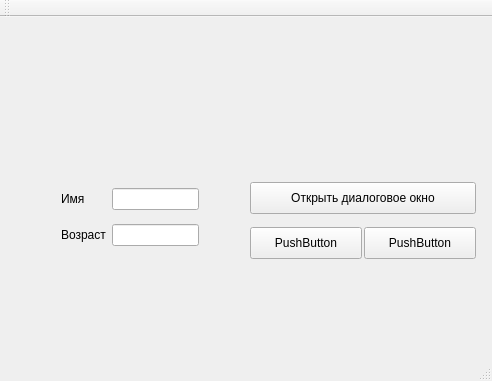
<?xml version="1.0" encoding="UTF-8"?>
<ui version="4.0">
 <class>MainWindow</class>
 <widget class="QMainWindow" name="MainWindow">
  <property name="geometry">
   <rect>
    <x>0</x>
    <y>0</y>
    <width>492</width>
    <height>381</height>
   </rect>
  </property>
  <property name="windowTitle">
   <string>MainWindow</string>
  </property>
  <widget class="QWidget" name="centralWidget">
   <widget class="QPushButton" name="pushButton">
    <property name="geometry">
     <rect>
      <x>250</x>
      <y>165</y>
      <width>226</width>
      <height>32</height>
     </rect>
    </property>
    <property name="text">
     <string>Открыть диалоговое окно</string>
    </property>
   </widget>
   <widget class="QPushButton" name="pushButton_2">
    <property name="geometry">
     <rect>
      <x>364</x>
      <y>210</y>
      <width>112</width>
      <height>32</height>
     </rect>
    </property>
    <property name="text">
     <string>PushButton</string>
    </property>
   </widget>
   <widget class="QPushButton" name="pushButton_3">
    <property name="geometry">
     <rect>
      <x>250</x>
      <y>210</y>
      <width>112</width>
      <height>32</height>
     </rect>
    </property>
    <property name="text">
     <string>PushButton</string>
    </property>
   </widget>
   <widget class="QWidget" name="formLayoutWidget">
    <property name="geometry">
     <rect>
      <x>50</x>
      <y>160</y>
      <width>160</width>
      <height>80</height>
     </rect>
    </property>
    <layout class="QFormLayout" name="formLayout">
     <item row="0" column="0">
      <widget class="QLabel" name="label">
       <property name="text">
        <string>Имя</string>
       </property>
      </widget>
     </item>
     <item row="0" column="1">
      <widget class="QLineEdit" name="lineEdit"/>
     </item>
     <item row="2" column="0">
      <widget class="QLabel" name="label_2">
       <property name="text">
        <string>Возраст</string>
       </property>
      </widget>
     </item>
     <item row="2" column="1">
      <widget class="QLineEdit" name="lineEdit_2"/>
     </item>
     <item row="1" column="0">
      <spacer name="verticalSpacer">
       <property name="orientation">
        <enum>Qt::Vertical</enum>
       </property>
       <property name="sizeHint" stdset="0">
        <size>
         <width>20</width>
         <height>120</height>
        </size>
       </property>
      </spacer>
     </item>
    </layout>
   </widget>
   <widget class="QWidget" name="">
    <property name="geometry">
     <rect>
      <x>80</x>
      <y>40</y>
      <width>226</width>
      <height>100</height>
     </rect>
    </property>
    <layout class="QGridLayout" name="gridLayout"/>
   </widget>
  </widget>
  <widget class="QMenuBar" name="menuBar">
   <property name="geometry">
    <rect>
     <x>0</x>
     <y>0</y>
     <width>492</width>
     <height>22</height>
    </rect>
   </property>
  </widget>
  <widget class="QToolBar" name="mainToolBar">
   <attribute name="toolBarArea">
    <enum>TopToolBarArea</enum>
   </attribute>
   <attribute name="toolBarBreak">
    <bool>false</bool>
   </attribute>
  </widget>
  <widget class="QStatusBar" name="statusBar"/>
 </widget>
 <layoutdefault spacing="6" margin="11"/>
 <resources/>
 <connections/>
</ui>
